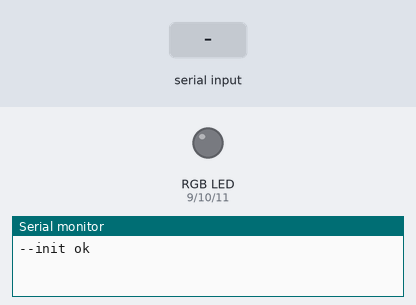
The sketch below on a simulated Arduino Uno, built with avr-gcc and run on an emulated ATmega328P. On the bench: an RGB LED mixed from three pins (HIGH = lit), the last lines printed to the serial monitor. The test bench sets the inputs (shaded band).

Above: at 1.2 s.
1.3 s: "r" received over Serial
At 1.8 s:
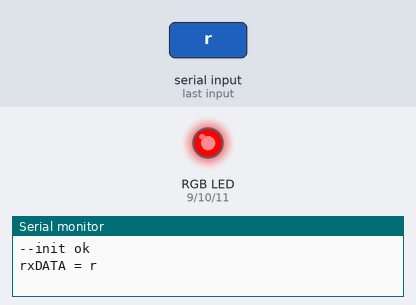
2.8 s: "g" received over Serial
At 4.0 s:
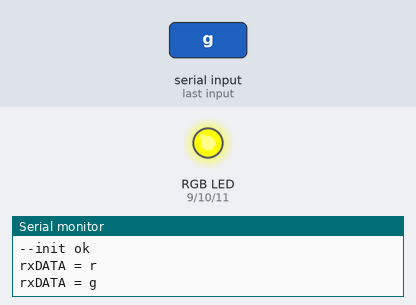
4.3 s: "b" received over Serial
At 5.3 s:
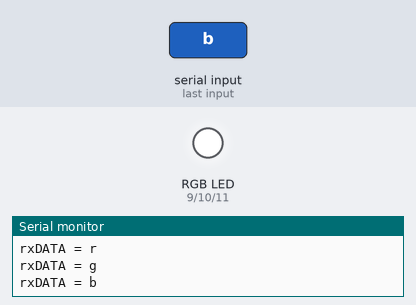
5.8 s: "r" received over Serial
At 6.5 s:
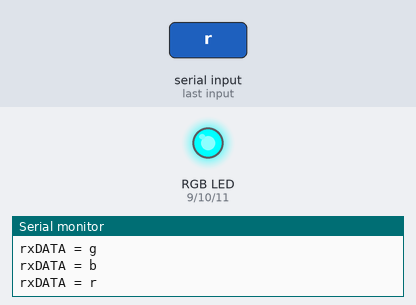
7.3 s: "g" received over Serial
At 7.6 s:
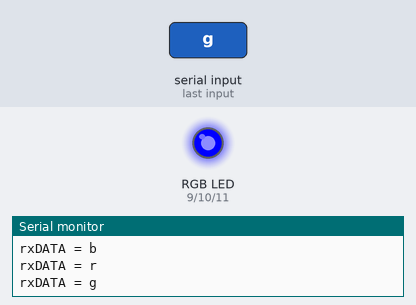
Timing chart, 0 to 9.8 s (numbered marks = the images above; inputs shaded):
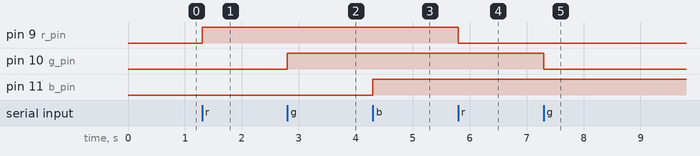

Measured:
- after the input at 1.3 s, pin 9 (r_pin): LOW → HIGH at once
- after the input at 2.8 s, pin 10 (g_pin): LOW → HIGH at once
- after the input at 4.3 s, pin 11 (b_pin): LOW → HIGH at once
- after the input at 5.8 s, pin 9 (r_pin): HIGH → LOW at once
- after the input at 7.3 s, pin 10 (g_pin): HIGH → LOW at once

The sketch:

ex_serial_RGB.ino
```cpp
//시리얼 통신 실습 => serialEvent 사용
#define r_pin 9
#define g_pin 10
#define b_pin 11

bool rstate = false;
bool gstate = false;
bool bstate = false;

// 초기화 함수

void setup() {
  //시리얼 통신 초기화
  Serial.begin(9600);
  Serial.println("--init ok");

  pinMode(r_pin, OUTPUT);
  pinMode(g_pin, OUTPUT);
  pinMode(b_pin, OUTPUT);

}

// 기능 구현
void loop() {


}

//시리얼 통신에서 데이터 수신시 자동실행되는 함수
//콜백함수라고도 한다.
void serialEvent(){
  char rxData = (char)Serial.read(); // read()함수는 버퍼의 한글자값의 아스키코드 값을 리턴한다.

  controlSensor(rxData);

    //수신 데이터 확인 웨해서 PC로 전송
  Serial.print("rxDATA = ");
  Serial.println(rxData);
}

//센서 제어 함수
void controlSensor(char rxData){
  if(rxData == 'r'){
    rstate = !rstate;
    digitalWrite(r_pin, rstate);
  }
  else if(rxData == 'g'){
    gstate = !gstate;
    digitalWrite(g_pin, gstate);
  }
  else if(rxData == 'b'){
    bstate = !bstate;
    digitalWrite(b_pin, bstate);
  }

}
```
